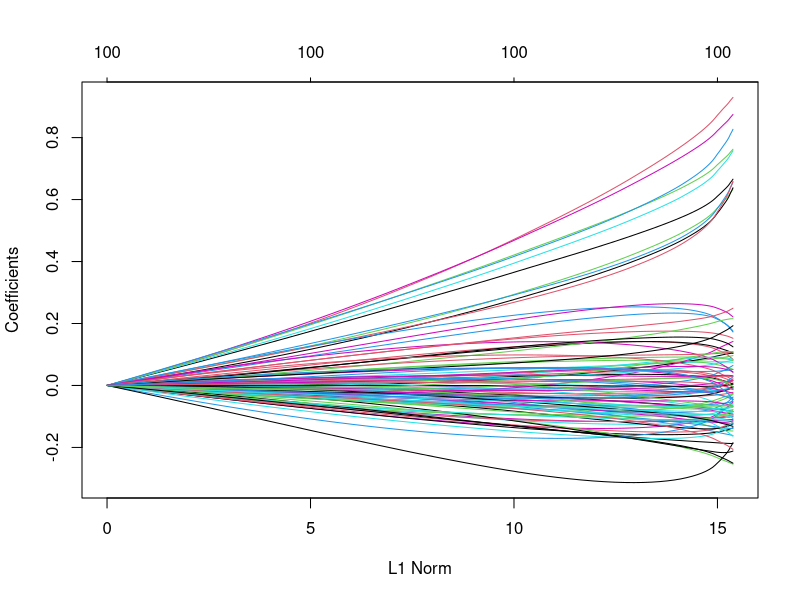
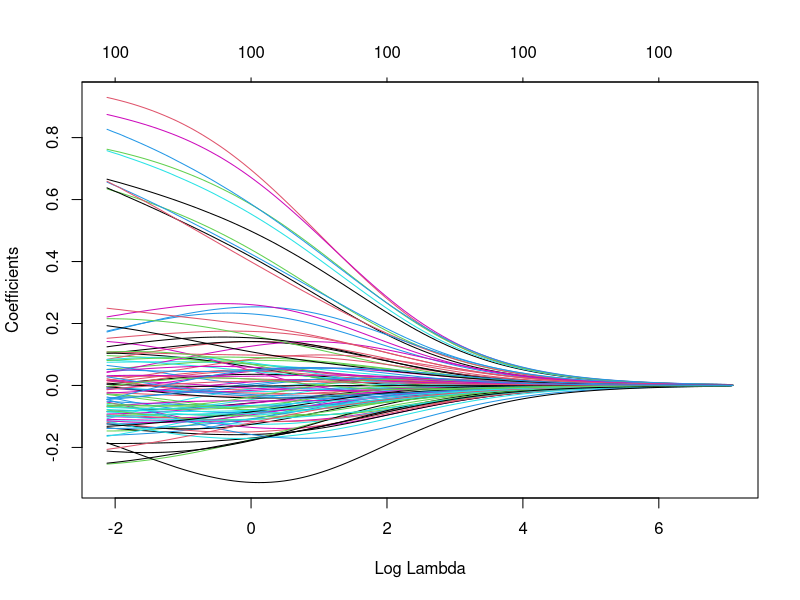
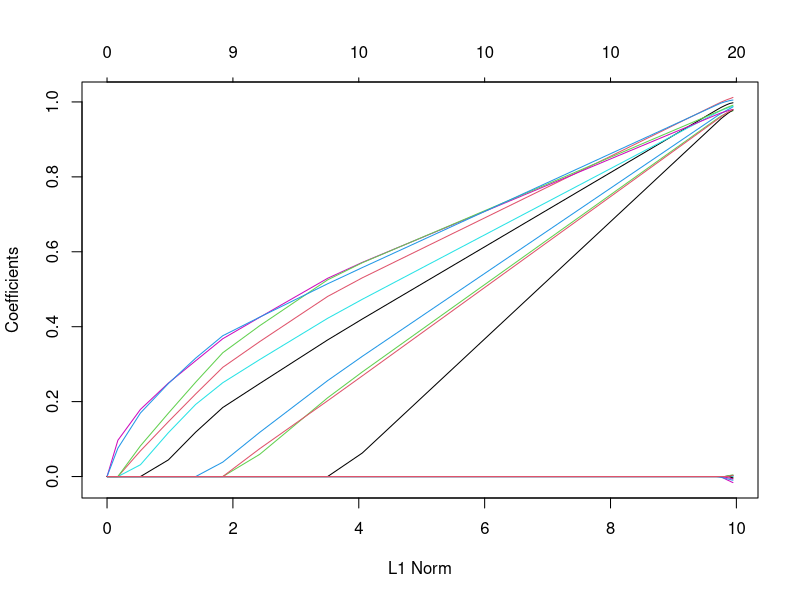
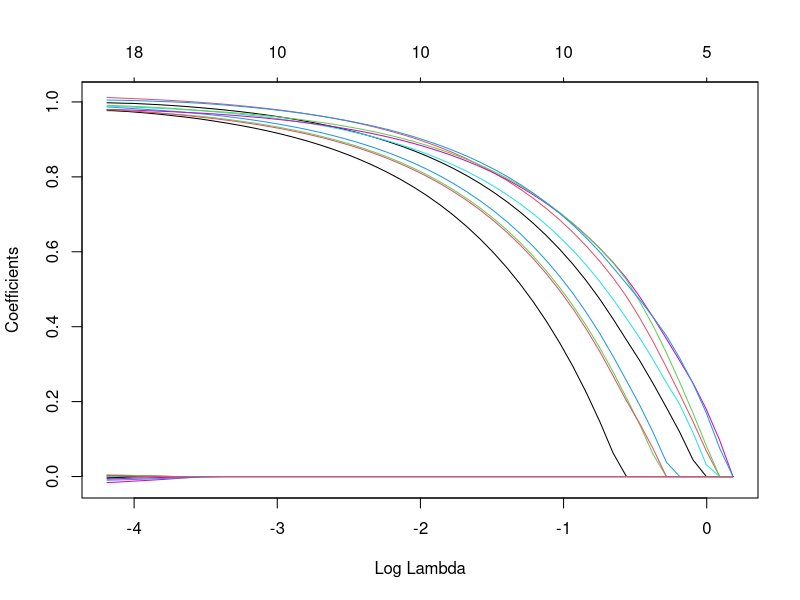
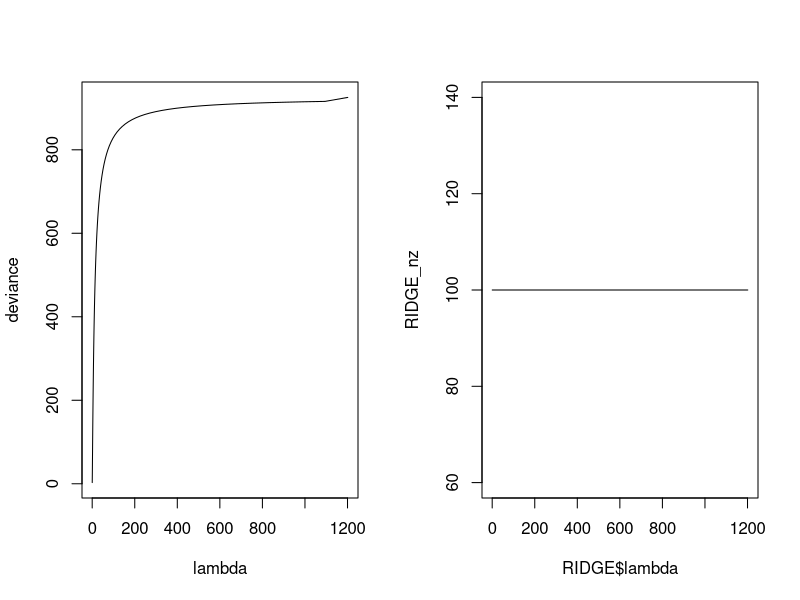
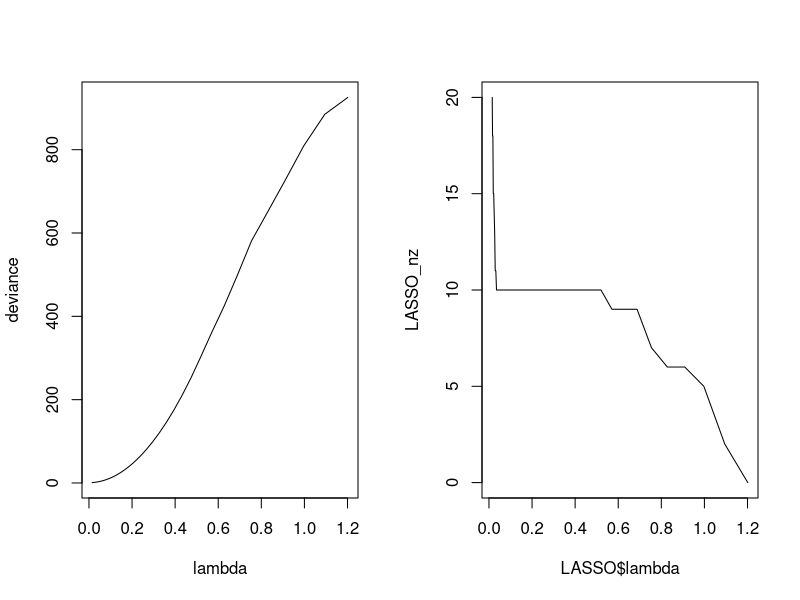
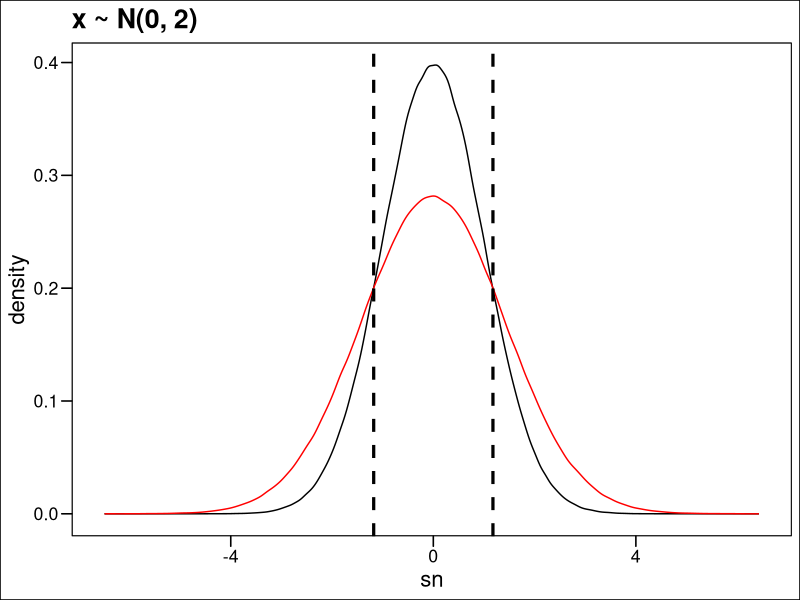
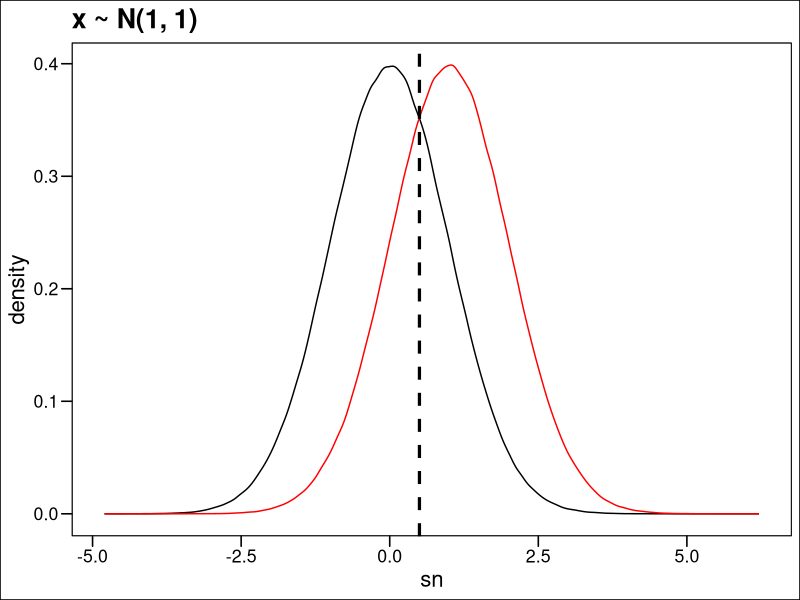

These charts were generated, in order, by the following R code:
## ---- chunk 1
knitr::opts_chunk$set(echo = TRUE)
## ---- chunk 2
library(MASS)

set.seed(123)

# a) draw from standard multivariate normal
X <- mvrnorm(n = 100, mu = rep(0, 100), Sigma = diag(1, nrow = 100, ncol = 100))
names(X) <- paste0("X", 1:100)

# b) use 10 first columns of X and simulated noise to get y
y <- apply(X[, 1:10], MARGIN = 1, FUN = sum) + rnorm(100, mean = 0, sd = sqrt(0.01))

# c) fit LASSO and ridge models with different values of lambda

library(glmnet)

# alpha = 0 is RIDGE, alpha = 1 is LASSO according to elastic net mixing

# glmnet chooses suitable lambda values itself but one could also specify the
# lambda sequence manually (argument: lambda = sequence). We go with the implemented selection of lambda as
# we expect sensible behavior.

RIDGE <- glmnet(x = X, y = y, alpha = 0)

LASSO <- glmnet(x = X, y = y, alpha = 1)
## ---- chunk 3
# d) plot for RIDGE
plot(RIDGE)
## ---- chunk 4
# d) plot with xvar = lambda
plot(RIDGE, xvar = "lambda")

## ---- chunk 5
# d) plot for LASSO
plot(LASSO)
## ---- chunk 6
# d) plot with xvar = lambda
plot(LASSO, xvar = "lambda")

## ---- chunk 7
# get deviance and lambda
RIDGE_dev_l <- data.frame(deviance = deviance(RIDGE), lambda = RIDGE$lambda)
LASSO_dev_l <- data.frame(deviance = deviance(LASSO), lambda = LASSO$lambda)

# get number of non-zero coefficients and lambda
RIDGE_nz <- unlist(lapply(predict(RIDGE, type = "nonzero"), length))
LASSO_nz <- unlist(lapply(predict(LASSO, type = "nonzero"), length))
## ---- chunk 8
{
  par(mfrow = c(1, 2))
# plot deviance in dependence of lambda for RIDGE
with(RIDGE_dev_l, plot(x = lambda, y = deviance, type = "l"))
# plot number of non-zeros in dependence of lambda for RIDGE
plot(x = RIDGE$lambda, y = RIDGE_nz, type = "l")
}
## ---- chunk 9
{
  par(mfrow = c(1, 2))
# plot deviance in dependence of lambda for RIDGE
with(LASSO_dev_l, plot(x = lambda, y = deviance, type = "l"))
# plot number of non-zeros in dependence of lambda for RIDGE
plot(x = LASSO$lambda, y = LASSO_nz, type = "l")
}
## ---- chunk 10
b_02 <- 2 * sqrt(log(sqrt(2)))

b_11 <- 0.5

# a) the bayes rate for N(0, 2) is
0.5 * pnorm(-b_02, 0, 1) + 0.5* integrate(dnorm, lower = -b_02, upper = b_02, mean = 0, sd = sqrt(2))$value + + 0.5 * (1 - pnorm(b_02, 0, 1))

# b) the bayes rate for N(1, 1) is
0.5 * pnorm(b_11, 1, 1) + 0.5 * pnorm(b_11, 0, 1, lower.tail = F)

## ---- chunk 11
library(tidyverse)
library(ggthemes)

# draw from standard normal
n <- 1000000
sn <- rnorm(n)

# draw from mu = 0, sigma2 = 2
n02 <- rnorm(n, mean = 0, sd = sqrt(2))

# draw from mu = 1, sigma2 = 1
n11 <- rnorm(n, mean = 1, sd = 1)

df <- data.frame(sn = sn, n02 = n02, n11 = n11) %>%
  pivot_longer(cols = c(n02, n11))

# plot the densities (boundaries have to be inserted but not so easy with one
# ggplot, maybe make two. Then it is just adding to vertical lines.)
ggplot() +
  geom_density(aes(x = sn)) +
  geom_density(aes(x = n02), color = "red") +
  geom_vline(xintercept = b_02, linetype = "dashed", size = 1.1) +
  geom_vline(xintercept = -b_02, linetype = "dashed", size = 1.1) +
  labs(title = "x ~ N(0, 2)") +
  theme_base()

ggplot() +
  geom_density(aes(x = sn)) +
  geom_density(aes(x = n11), color = "red") +
  geom_vline(xintercept = b_11, linetype = "dashed", size = 1.1) +
  labs(title = "x ~ N(1, 1)") +
  theme_base()

